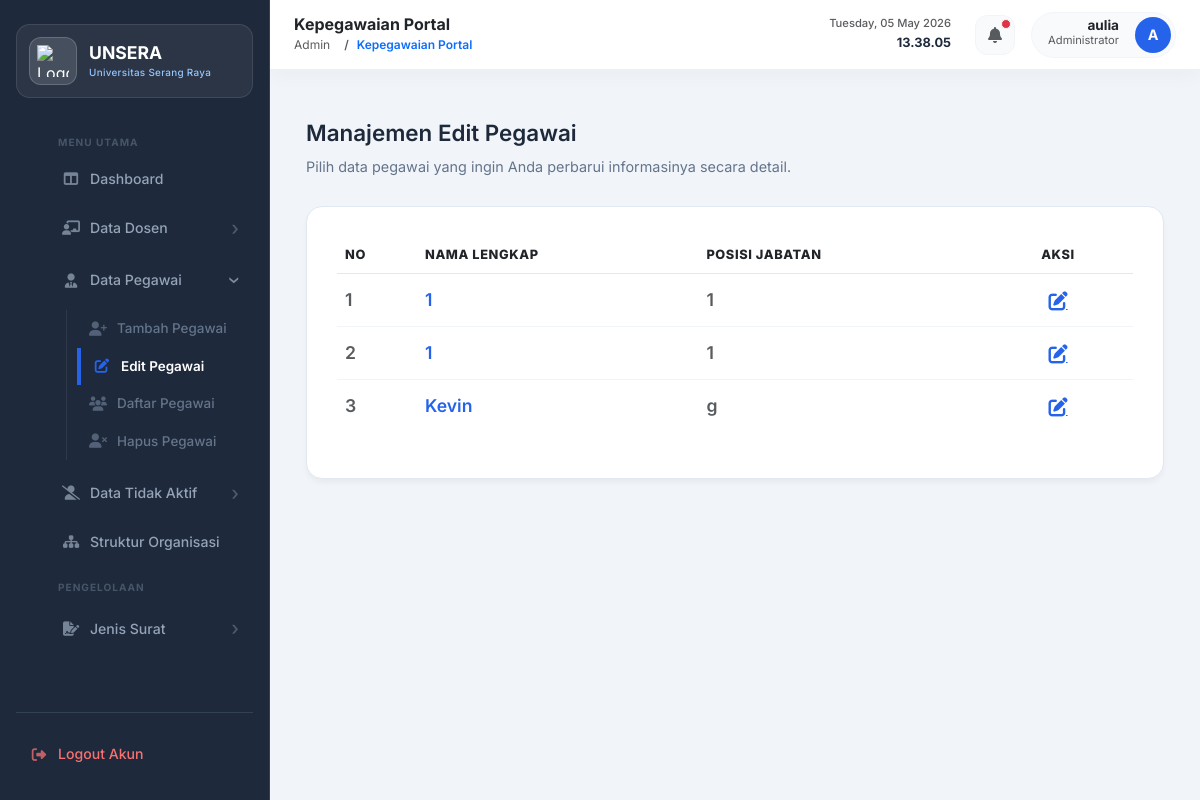
The page /edit_pegawai.php (signed in) on the database its author committed.
### tables this page shows
CREATE TABLE `pegawai` (
  `id` int NOT NULL AUTO_INCREMENT,
  `nama_lengkap` varchar(100) DEFAULT NULL,
  `alamat` text,
  `ttl` varchar(100) DEFAULT NULL,
  `jenis_pegawai` varchar(50) DEFAULT NULL,
  `posisi_jabatan` varchar(100) DEFAULT NULL,
  `tmt_mulai_kerja` date DEFAULT NULL,
  `tmt_tidak_kerja` date DEFAULT NULL,
  `unit_kerja` varchar(100) DEFAULT NULL,
  `pendidikan_terakhir` varchar(10) DEFAULT NULL,
  `status_pribadi` varchar(50) DEFAULT NULL,
  `riwayat_pendidikan` varchar(50) DEFAULT NULL,
  `ket_tidak_kerja` text,
  `dok_tmtk` longblob,
  `dok_tmtk_name` varchar(255) DEFAULT NULL,
  `dok_tmtk_type` varchar(100) DEFAULT NULL,
  `foto_profil` varchar(255) DEFAULT NULL,
  `status_keaktifan` varchar(32) DEFAULT 'Aktif',
  `keterangan_keaktifan` text,
  `tgl_mulai_tidak_bekerja` date DEFAULT NULL,
  `ttl_tempat` varchar(100) DEFAULT NULL,
  `ttl_tanggal` date DEFAULT NULL,
  `status_pegawai` varchar(100) DEFAULT NULL,
  `dok_ktp` varchar(255) DEFAULT NULL,
  `dok_kk` varchar(255) DEFAULT NULL,
  `dok_status_pegawai` varchar(255) DEFAULT NULL,
  `created_at` timestamp NULL DEFAULT CURRENT_TIMESTAMP,
  PRIMARY KEY (`id`)
);

### htdocs/edit_pegawai.php (the view, shortened to what this page needs)
<?php
require 'db.php';
$data = $conn->query("SELECT * FROM pegawai ORDER BY id DESC");
?>
<!DOCTYPE html>
<html lang="id">
<head>
    <link href="https://cdn.jsdelivr.net/npm/bootstrap@5.3.0/dist/css/bootstrap.min.css" rel="stylesheet">
    <link rel="stylesheet" href="https://cdnjs.cloudflare.com/ajax/libs/font-awesome/6.4.0/css/all.min.css">
    <link rel="stylesheet" href="style.css?v=<?= time() ?>">
</head>
<body>
<?php include 'components/sidebar.php'; ?>
<div class="main-content">
    <?php include 'components/navbar.php'; ?>
    <div class="header-section">
        <h1>Manajemen Edit Pegawai</h1>
        <p>Pilih data pegawai yang ingin Anda perbarui informasinya secara detail.</p>
    </div>
    <div class="card">
        <table class="table">
            <thead>
                <tr>
                    <th width="80">No</th>
                    <th>Nama Lengkap</th>
                    <th>Posisi Jabatan</th>
                    <th width="150" class="text-center">Aksi</th>
                </tr>
            </thead>
            <tbody>
                <?php
                $no = 1;
                while($row = $data->fetch_assoc()):
                ?>
                <tr>
                    <td class="text-muted"><?= $no++ ?></td>
                    <td>
                        <div style="font-weight: 600; color: var(--primary);"><?= htmlspecialchars($row['nama_lengkap']) ?></div>
                    </td>
                    <td class="text-muted"><?= htmlspecialchars($row['posisi_jabatan']) ?></td>
                    <td class="text-center">
                        <a href="form_edit_pegawai.php?id=<?= $row['id'] ?>" class="btn-icon" style="color: var(--primary); font-size: 1.2rem;" title="Edit Data">
                            <i class="fas fa-edit"></i>
                        </a>
                    </td>
                </tr>
                <?php endwhile; ?>
            </tbody>
        </table>
    </div>
</div>
</body>
</html>

### htdocs/style.css (style rules this page uses)
:root { --primary: #2563eb; --primary-light: #60a5fa; --primary-soft: #f1f5f9; --primary-hover: #1d4ed8; --secondary: #64748b; --accent: #3b82f6; --success: #10b981; --warning: #f59e0b; --danger: #ef4444; --bg-main: #f8fafc; --surface: #ffffff; --sidebar-bg: #1e293b; --sidebar-border: #334155; --text-main: #1e293b; --text-muted: #64748b; --border-color: #e2e8f0; --radius-sm: 8px; --radius-md: 12px; --radius-lg: 16px; --radius-xl: 24px; --shadow-sm: 0 1px 3px rgba(0,0,0,0.05); --shadow-md: 0 4px 6px -1px rgba(0,0,0,0.1), 0 2px 4px -1px rgba(0,0,0,0.06); --shadow-lg: 0 10px 15px -3px rgba(0,0,0,0.1), 0 4px 6px -2px rgba(0,0,0,0.05); --transition: all 0.3s cubic-bezier(0.4, 0, 0.2, 1); }
* { box-sizing: border-box; margin: 0; padding: 0; }
body { font-family: 'Inter', system-ui, sans-serif; background-color: var(--bg-main); color: var(--text-main); line-height: 1.6; overflow-x: hidden; }
h1, h2, h3, h4 { font-family: 'Inter', sans-serif; font-weight: 600; color: var(--text-main); }
.main-content { margin-left: 270px; padding: 120px 36px 36px; min-height: 100vh; }
.header-section { margin-bottom: 28px; }
.header-section h1 { font-size: 1.4rem; font-weight: 600; color: var(--text-main); line-height: 1.2; }
.header-section p { font-size: 0.9rem; color: var(--text-muted); margin-top: 5px; }
.card { background: var(--surface); border-radius: var(--radius-md); padding: 28px; box-shadow: var(--shadow-sm); border: 1px solid var(--border-color); margin-bottom: 24px; transition: var(--transition); }
.btn-icon { width: 36px; height: 36px; padding: 0; border-radius: var(--radius-md); display: inline-flex; align-items: center; justify-content: center; cursor: pointer; border: none; background: transparent; color: var(--text-muted); font-size: 0.95rem; transition: var(--transition); }
table { width: 100%; border-collapse: separate; border-spacing: 0; }
th { padding: 14px 16px; background: #f8fafc; text-align: left; font-size: 0.72rem; text-transform: uppercase; letter-spacing: 0.6px; color: var(--text-muted); font-weight: 700; border-bottom: 2px solid var(--border-color); }
td { padding: 14px 16px; border-bottom: 1px solid var(--border-color); font-size: 0.9rem; vertical-align: middle; }
tr:last-child td { border-bottom: none; }
.card { background: white; padding: 30px; border-radius: 16px; box-shadow: 0 4px 6px -1px rgba(0,0,0,0.05); margin-bottom: 24px; border: 1px solid var(--border-color); }
h1, h2, h3 { color: var(--text-main); font-weight: 800; }
table { width: 100%; border-collapse: collapse; }
th { background: #F8FAFC; padding: 18px; text-align: left; font-weight: 800; color: var(--text-muted); border-bottom: 2px solid var(--border-color); font-size: 0.8rem; text-transform: uppercase; }
td { padding: 18px; border-bottom: 1px solid #F1F5F9; font-size: 1.1rem; font-weight: 600; color: var(--text-main); }
.text-center { text-align: center; }

### htdocs/edit_pegawai.php (style rules this page uses)
:root { --unsera-blue: #2563eb; --unsera-grey: #f8fafc; --unsera-dark: #1e293b; }
body { font-family: 'Inter', sans-serif; background-color: #f1f5f9; }

### rows shown on the page
pegawai: nama_lengkap "1", posisi_jabatan "1"
pegawai: nama_lengkap "1", posisi_jabatan "1"
pegawai: nama_lengkap "Kevin", posisi_jabatan "g"

### other values the page prints
$page_title_text "Kepegawaian Portal"
$admin_nama "aulia"
$admin_initial "A"
